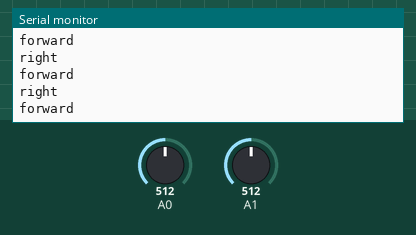
The sketch below on a simulated Arduino Uno, built with avr-gcc and run on an emulated ATmega328P. Shown: the last lines printed to the serial monitor. The inputs (shaded band) are chosen by the test bench; at power-on: A1 = 512, A0 = 512.

Above: at 3.4 s.
3.5 s: A1 set to 490
At 3.9 s:
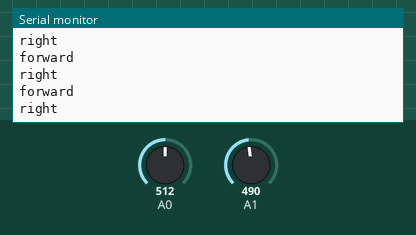
5.0 s: A1 set to 106
At 5.4 s:
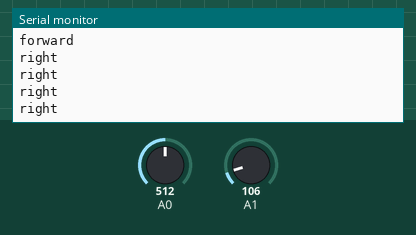
6.5 s: A1 set to 94
At 6.81 s:
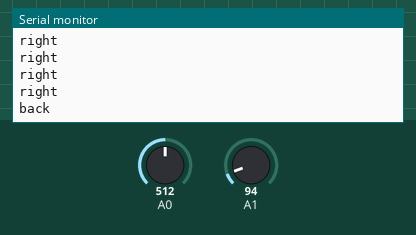

Measured:
- the behaviour switches between 501 and 500 on A1 (found by bisection; images 0 and 1)
- the behaviour switches between 100 and 99 on A1 (found by bisection; images 2 and 3)
- after the input at 6.5 s, the serial monitor: prints a new line at once (image 3)

The sketch:

joystick_shield_analog.ino
```cpp
void setup() {
  // put your setup code here, to run once:
  Serial.begin(9600);

}

void loop() {
  // put your main code here, to run repeatedly:
  int X = analogRead(A0);
  int Y = analogRead(A1);
  //Serial.println("X value");
  //Serial.println(X);
  //Serial.println("Y value");
  //Serial.println(Y);
  if(X<100)
    Serial.println("left");

  if(X>500)
    Serial.println("right");

  if(Y<100)
    Serial.println("back");

  if(Y>500)
    Serial.println("forward");

  delay(500);

}
```
